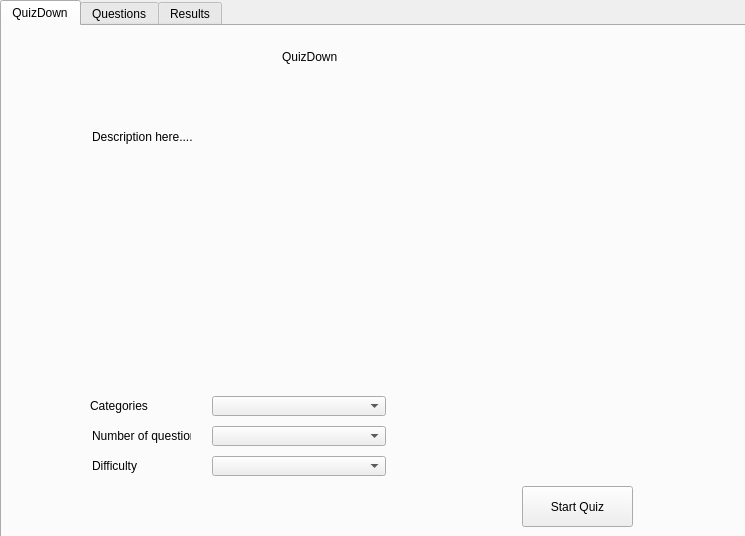
<?xml version="1.0" encoding="UTF-8"?>
<ui version="4.0">
 <class>Form</class>
 <widget class="QWidget" name="Form">
  <property name="enabled">
   <bool>true</bool>
  </property>
  <property name="geometry">
   <rect>
    <x>0</x>
    <y>0</y>
    <width>745</width>
    <height>536</height>
   </rect>
  </property>
  <property name="windowTitle">
   <string>QuizDown</string>
  </property>
  <widget class="QWidget" name="gridLayoutWidget">
   <property name="geometry">
    <rect>
     <x>0</x>
     <y>0</y>
     <width>751</width>
     <height>541</height>
    </rect>
   </property>
   <layout class="QGridLayout" name="gridLayout">
    <item row="0" column="0">
     <widget class="QTabWidget" name="tabWidget">
      <property name="enabled">
       <bool>true</bool>
      </property>
      <property name="currentIndex">
       <number>0</number>
      </property>
      <widget class="QWidget" name="front_tab">
       <property name="enabled">
        <bool>true</bool>
       </property>
       <attribute name="title">
        <string>QuizDown</string>
       </attribute>
       <widget class="QPushButton" name="pushButton">
        <property name="geometry">
         <rect>
          <x>520</x>
          <y>460</y>
          <width>111</width>
          <height>41</height>
         </rect>
        </property>
        <property name="text">
         <string>Start Quiz</string>
        </property>
       </widget>
       <widget class="QComboBox" name="diff_combo">
        <property name="geometry">
         <rect>
          <x>210</x>
          <y>430</y>
          <width>174</width>
          <height>20</height>
         </rect>
        </property>
       </widget>
       <widget class="QLabel" name="head_label">
        <property name="geometry">
         <rect>
          <x>280</x>
          <y>0</y>
          <width>171</width>
          <height>61</height>
         </rect>
        </property>
        <property name="text">
         <string>QuizDown</string>
        </property>
       </widget>
       <widget class="QLabel" name="quest_label">
        <property name="geometry">
         <rect>
          <x>90</x>
          <y>400</y>
          <width>99</width>
          <height>20</height>
         </rect>
        </property>
        <property name="text">
         <string>Number of questions</string>
        </property>
       </widget>
       <widget class="QComboBox" name="ques_combo">
        <property name="geometry">
         <rect>
          <x>210</x>
          <y>400</y>
          <width>174</width>
          <height>20</height>
         </rect>
        </property>
       </widget>
       <widget class="QLabel" name="cata_label">
        <property name="geometry">
         <rect>
          <x>88</x>
          <y>370</y>
          <width>111</width>
          <height>20</height>
         </rect>
        </property>
        <property name="text">
         <string>Categories</string>
        </property>
       </widget>
       <widget class="QLabel" name="info_label">
        <property name="geometry">
         <rect>
          <x>90</x>
          <y>50</y>
          <width>131</width>
          <height>121</height>
         </rect>
        </property>
        <property name="text">
         <string>Description here....</string>
        </property>
       </widget>
       <widget class="QLabel" name="dif_label">
        <property name="geometry">
         <rect>
          <x>90</x>
          <y>430</y>
          <width>99</width>
          <height>20</height>
         </rect>
        </property>
        <property name="text">
         <string>Difficulty</string>
        </property>
       </widget>
       <widget class="QComboBox" name="cata_combo">
        <property name="geometry">
         <rect>
          <x>210</x>
          <y>370</y>
          <width>174</width>
          <height>20</height>
         </rect>
        </property>
       </widget>
      </widget>
      <widget class="QWidget" name="quest_tab">
       <property name="enabled">
        <bool>false</bool>
       </property>
       <attribute name="title">
        <string>Questions</string>
       </attribute>
       <widget class="QLabel" name="tab_quest_label">
        <property name="geometry">
         <rect>
          <x>30</x>
          <y>80</y>
          <width>671</width>
          <height>121</height>
         </rect>
        </property>
        <property name="text">
         <string/>
        </property>
       </widget>
       <widget class="QLabel" name="player_label">
        <property name="geometry">
         <rect>
          <x>550</x>
          <y>20</y>
          <width>71</width>
          <height>16</height>
         </rect>
        </property>
        <property name="text">
         <string>Player</string>
        </property>
       </widget>
       <widget class="QLineEdit" name="ans_lineEdit">
        <property name="geometry">
         <rect>
          <x>30</x>
          <y>220</y>
          <width>561</width>
          <height>21</height>
         </rect>
        </property>
        <property name="placeholderText">
         <string>Please enter your answer..</string>
        </property>
       </widget>
       <widget class="QPushButton" name="hint_button">
        <property name="geometry">
         <rect>
          <x>330</x>
          <y>270</y>
          <width>75</width>
          <height>23</height>
         </rect>
        </property>
        <property name="text">
         <string>Hint</string>
        </property>
       </widget>
       <widget class="QPushButton" name="skip_button">
        <property name="geometry">
         <rect>
          <x>110</x>
          <y>400</y>
          <width>75</width>
          <height>23</height>
         </rect>
        </property>
        <property name="text">
         <string>Skip</string>
        </property>
       </widget>
       <widget class="QPushButton" name="cont_button">
        <property name="geometry">
         <rect>
          <x>510</x>
          <y>400</y>
          <width>75</width>
          <height>23</height>
         </rect>
        </property>
        <property name="text">
         <string>Continue</string>
        </property>
       </widget>
       <widget class="QPushButton" name="check_answer_button">
        <property name="geometry">
         <rect>
          <x>620</x>
          <y>220</y>
          <width>81</width>
          <height>23</height>
         </rect>
        </property>
        <property name="text">
         <string>Check Answer</string>
        </property>
       </widget>
      </widget>
      <widget class="QWidget" name="results_tab">
       <property name="enabled">
        <bool>false</bool>
       </property>
       <attribute name="title">
        <string>Results</string>
       </attribute>
       <widget class="QPushButton" name="finish_button">
        <property name="geometry">
         <rect>
          <x>600</x>
          <y>450</y>
          <width>75</width>
          <height>23</height>
         </rect>
        </property>
        <property name="text">
         <string>Finish</string>
        </property>
       </widget>
       <widget class="QLabel" name="result_label">
        <property name="geometry">
         <rect>
          <x>100</x>
          <y>40</y>
          <width>511</width>
          <height>311</height>
         </rect>
        </property>
        <property name="text">
         <string>TextLabel</string>
        </property>
       </widget>
      </widget>
     </widget>
    </item>
   </layout>
  </widget>
 </widget>
 <resources/>
 <connections/>
</ui>
